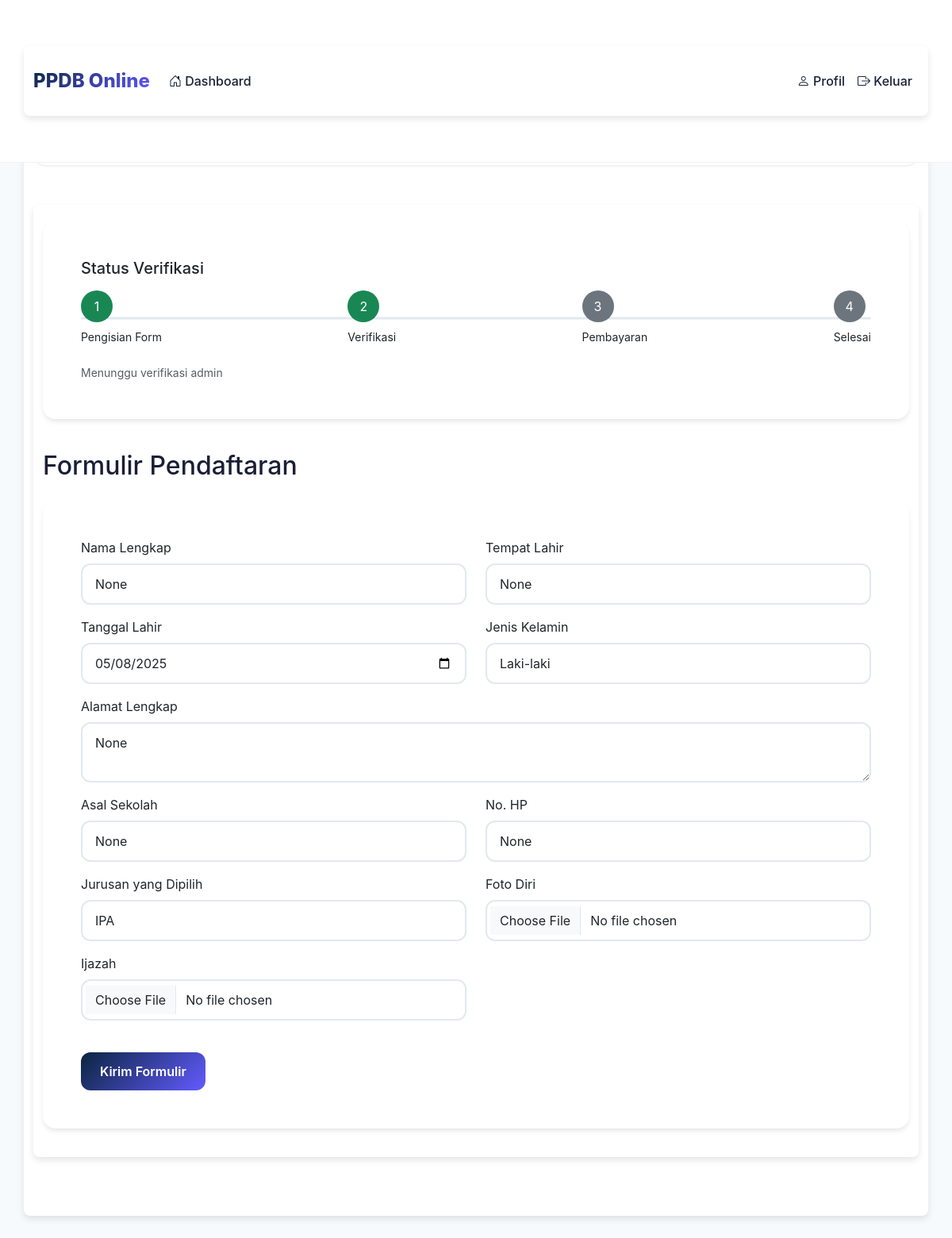
/verifikasi (signed in), run on the app's committed database.
### app.py (models this page shows)
class Formulir(db.Model):
    id = db.Column(db.Integer, primary_key=True)
    user_id = db.Column(db.Integer, db.ForeignKey('users.id'), nullable=False)
    user = db.relationship('User', back_populates='formulir')
    nama_lengkap = db.Column(db.String(100))
    tempat_lahir = db.Column(db.String(100))
    tanggal_lahir = db.Column(db.String(100))
    jenis_kelamin = db.Column(db.String(20))
    alamat = db.Column(db.String(200))
    asal_sekolah = db.Column(db.String(200))
    jurusan = db.Column(db.String(100))
    no_hp = db.Column(db.String(20))
    foto_path = db.Column(db.String(200))
    ijazah_path = db.Column(db.String(200))
    pembayaran_path = db.Column(db.String(200))
    pembayaran_status = db.Column(db.String(20), default='belum')
    verifikasi_status = db.Column(db.String(20), default='belum')

### app.py (the view)
    def wrapper(*args, **kwargs):
        if 'user_id' not in session:
            flash('Anda perlu masuk terlebih dahulu.')
            return redirect(url_for('login'))
        return f(*args, **kwargs)

### app.py (called while the page is built, shortened)
@app.before_request
def make_session_permanent():
    session.permanent = True

def login_required(f):
    def wrapper(*args, **kwargs):
        if 'user_id' not in session:
            flash('Anda perlu masuk terlebih dahulu.')
            return redirect(url_for('login'))
        return f(*args, **kwargs)
    wrapper.__name__ = f.__name__
    return wrapper

@app.route('/verifikasi', methods=['GET', 'POST'])
@login_required
def verifikasi():
    user = User.query.get(session.get('user_id'))
    if not user:
        flash("User tidak ditemukan. Silakan login ulang.")
        return redirect(url_for('logout'))
    formulir = Formulir.query.filter_by(user_id=user.id).first()
    if not formulir and request.method == 'GET':
        formulir = Formulir(user_id=user.id)
        db.session.add(formulir)
        db.session.commit()
    return render_template('verifikasi.html', user=user, formulir=formulir)

@app.context_processor
def utility_processor():
    def get_current_user():
        if 'user_id' in session:
            return User.query.get(session['user_id'])
        return None
    def get_user_formulir():
        if 'user_id' in session:
            return Formulir.query.filter_by(user_id=session['user_id']).first()
        return None
    return dict(get_current_user=get_current_user, get_user_formulir=get_user_formulir)

### templates/verifikasi.html (shortened to what this page needs)
<!DOCTYPE html>
<html>
<head>
  <link rel="stylesheet" href="{{ url_for('static', filename='styles.css') }}">
</head>
<body>
  {% extends "base.html" %}
  {% block content %}
  <div class="container">
    <div class="row mb-4">
      <div class="col-12">
        <div class="card">
          <div class="card-body">
            <h5 class="mb-3">Status Verifikasi</h5>
            {% if formulir %}
            <div class="d-flex justify-content-between position-relative mb-4">
              <div class="progress" style="height: 3px; width: 100%; position: absolute; top: 50%; transform: translateY(-50%);">
              </div>
              <div class="position-relative">
                <div class="rounded-circle bg-{{ 'success' if formulir.verifikasi_status != '' else 'secondary' }} text-white d-flex align-items-center justify-content-center" style="width: 40px; height: 40px;">1</div>
                <div class="small mt-2">Pengisian Form</div>
              </div>
              <div class="position-relative">
                <div class="rounded-circle bg-{{ 'success' if formulir.verifikasi_status == 'pending' or formulir.verifikasi_status == 'approved' else 'secondary' }} text-white d-flex align-items-center justify-content-center" style="width: 40px; height: 40px;">2</div>
                <div class="small mt-2">Verifikasi</div>
              </div>
              <div class="position-relative">
                <div class="rounded-circle bg-{{ 'success' if formulir.verifikasi_status == 'approved' else 'secondary' }} text-white d-flex align-items-center justify-content-center" style="width: 40px; height: 40px;">3</div>
                <div class="small mt-2">Pembayaran</div>
              </div>
              <div class="position-relative">
                <div class="rounded-circle bg-{{ 'success' if formulir.verifikasi_status == 'approved' and formulir.pembayaran_status == 'approved' else 'secondary' }} text-white d-flex align-items-center justify-content-center" style="width: 40px; height: 40px;">4</div>
                <div class="small mt-2">Selesai</div>
              </div>
            </div>
            <div class="small mt-2 text-muted">
              {% if formulir.verifikasi_status == 'approved' %}
                Selamat! Pendaftaran Anda telah disetujui
              {% elif formulir.verifikasi_status == 'pending' %}
                Menunggu verifikasi admin
              {% elif formulir.verifikasi_status == 'rejected' %}
                Pendaftaran ditolak, silahkan periksa kembali dokumen Anda
              {% else %}
                Silahkan lengkapi formulir pendaftaran
              {% endif %}
            </div>
            {% else %}
            <div class="progress" style="height: 25px;">
              <div class="progress-bar bg-secondary" style="width: 25%">
                Belum Mengisi
              </div>
            </div>
            {% endif %}
          </div>
        </div>
      </div>
    </div>
    <div class="row">
      <div class="col-12">
        <h2 class="mb-4">Formulir Pendaftaran</h2>
        <div class="card">
          <div class="card-body">
            <form method="POST" enctype="multipart/form-data">
              <div class="row">
                <div class="col-md-6 mb-3">
                  <label class="form-label">Nama Lengkap</label>
                  <input class="form-control" name="nama_lengkap" required
                    value="{{ formulir.nama_lengkap if formulir }}">
                </div>
                <div class="col-md-6 mb-3">
                  <label class="form-label">Tempat Lahir</label>
                  <input class="form-control" name="tempat_lahir" required
                    value="{{ formulir.tempat_lahir if formulir }}">
                </div>
                <div class="col-md-6 mb-3">
                  <label class="form-label">Tanggal Lahir</label>
                  <input type="date" class="form-control" name="tanggal_lahir" required
                    value="{{ formulir.tanggal_lahir if formulir }}">
                </div>
                <div class="col-md-6 mb-3">
                  <label class="form-label">Jenis Kelamin</label>
                  <select class="form-control" name="jenis_kelamin" required>
                    <option value="Laki-laki"
                      {% if formulir.jenis_kelamin == 'Laki-laki' %}selected{% endif %}>Laki-laki</option>
                  </select>
                </div>
                <div class="col-12 mb-3">
                  <label class="form-label">Alamat Lengkap</label>
                  <textarea class="form-control" name="alamat" required>{{ formulir.alamat if formulir }}</textarea>
                </div>
                <div class="col-md-6 mb-3">
                  <label class="form-label">Asal Sekolah</label>
                  <input class="form-control" name="asal_sekolah" required
                    value="{{ formulir.asal_sekolah if formulir }}">
                </div>
                <div class="col-md-6 mb-3">
                  <label class="form-label">No. HP</label>
                  <input class="form-control" name="no_hp" type="tel" required
                    value="{{ formulir.no_hp if formulir }}">
                </div>
                <div class="col-md-6 mb-3">
                  <label class="form-label">Jurusan yang Dipilih</label>
                  <select class="form-control" name="jurusan" required>
                    <option value="IPA" {% if formulir.jurusan == 'IPA' %}selected{% endif %}>IPA</option>
                  </select>
                </div>
                <div class="col-md-6 mb-3">
                  <label class="form-label">Foto Diri</label>
                  <input type="file" class="form-control" name="foto" required>
                </div>
                <div class="col-md-6 mb-3">
                  <label class="form-label">Ijazah</label>
                  <input type="file" class="form-control" name="ijazah" required>
                </div>
              </div>
              <div class="mt-4">
                <button type="submit" class="btn btn-primary">Kirim Formulir</button>
              </div>
            </form>
          </div>
        </div>
      </div>
    </div>
  </div>
  {% endblock %}

### static/styles.css (style rules this page uses)
:root { --primary: #4361ee; --accent: #48bfe3; --background: #f8f9fa; --card-bg: #ffffff; --text: #2b2d42; --text-light: #6c757d; --border: #e9ecef; }
* { margin: 0; padding: 0; box-sizing: border-box; font-family: 'Inter', -apple-system, sans-serif; }
body { background: var(--background); color: var(--text); }
.container { max-width: 800px; margin: 50px auto; background-color: #fff; padding: 20px; box-shadow: 0 4px 8px rgba(0, 0, 0, 0.1); border-radius: 8px; }
.form-control { width: 100%; padding: 0.75rem; border: 1px solid var(--border); border-radius: 8px; font-size: 1rem; transition: all 0.2s; }
select.form-control { appearance: none; background-repeat: no-repeat; background-position: right 0.75rem center; padding-right: 2.5rem; }
textarea.form-control { min-height: 100px; resize: vertical; }
button, .link-button { background-color: #4CAF50; color: white; padding: 10px 20px; border: none; border-radius: 4px; cursor: pointer; text-decoration: none; display: inline-block; text-align: center; }
button { flex: 1; margin-right: 10px; }
button:last-child { margin-right: 0; }
.card { background: var(--card-bg); border-radius: 12px; padding: 2rem; box-shadow: 0 0 20px rgba(0, 0, 0, 0.05); margin-bottom: 1rem; }
.btn { padding: 0.75rem 1.5rem; background: var(--primary); color: white; border: none; border-radius: 8px; cursor: pointer; font-size: 1rem; transition: all 0.2s; text-decoration: none; display: inline-block; }
h1, h2 { color: var(--text); margin-bottom: 1.5rem; }

### templates/base.html (style rules this page uses)
:root { --bs-primary: #0a2540; --bs-secondary: #635bff; --bs-success: #36b37e; --bs-warning: #ffab00; --bs-danger: #ff5630; --bs-light: #f7fafc; --bs-dark: #1a1f36; }
body { background: var(--bs-light); min-height: 100vh; padding-top: 70px; font-family: 'Inter', system-ui, -apple-system, sans-serif; color: var(--bs-dark); }
.card { border: none; border-radius: 1rem; box-shadow: 0 4px 6px -1px rgba(0,0,0,0.1); transition: all 0.3s; }
.btn { padding: 0.75rem 1.5rem; font-weight: 600; border-radius: 0.75rem; transition: all 0.2s; }
.btn-primary { background: linear-gradient(135deg, var(--bs-primary), var(--bs-secondary)); border: none; }
.form-control { padding: 0.75rem 1rem; border-radius: 0.75rem; border: 2px solid #e2e8f0; transition: all 0.2s; }
.progress { height: 0.75rem; border-radius: 1rem; background: #e2e8f0; }

### data on the page
Formulir: nama_lengkap "None", tempat_lahir "None", tanggal_lahir "05/08/2025", jenis_kelamin "Laki-laki", alamat "None", asal_sekolah "None", no_hp "None", jurusan "IPA"
